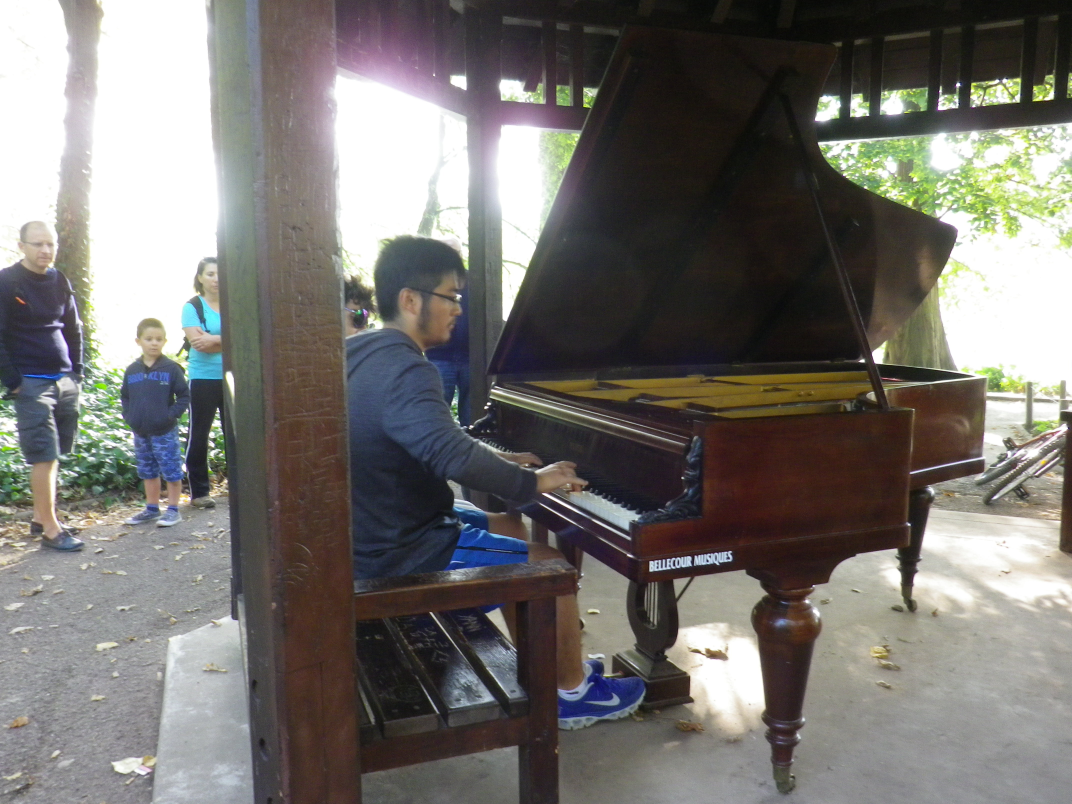
#> input picture catch_detec_images/IMGP0017.JPG, 4288 x 3216 px, found by its file name (shown at 1/4 size)
$ jupyter execute --allow-errors 'Handling images.ipynb'   (shell and % lines are left out)
#> lines starting #> are read from the running program, lines starting #| are printed output that depends on the picture
# How to handle any images and link it with dataset

## Useful for the rescaling part

How to rescale an image (and eventually save the rescaled image)

[cell 1]
from PIL import Image

divfactor = 1.2

# Rescaling a lambda image
im = Image.open("IMGP0017.JPG")
#> im is the input picture: PIL image 4288x3216 RGB; mean R, G, B 117.2, 114.5, 110.9
w, h = im.size
#> w = 4288; h = 3216
#print(type(im))
im = im.resize((int(w/divfactor), int(h/divfactor)))
#> im: PIL image 3573x2680 RGB
im.save("resized" + ".JPG", "JPEG") # just to see the result
#print(type(im))

## Useful for sliding part

Cropping an image:

[cell 2]
im = Image.open("IMGP0017.JPG")
im = im.crop((0,0,1000,800))
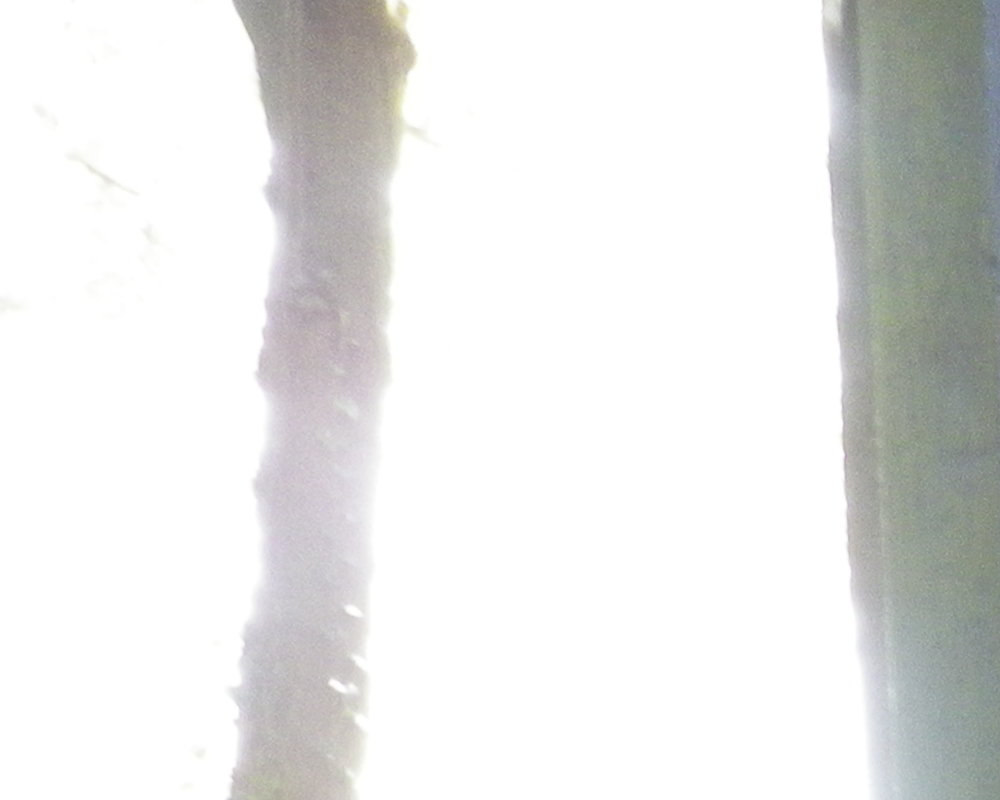
#> im: PIL image 1000x800 RGB; mean R, G, B 231.2, 231.7, 230.7
im.save("cropped" + ".JPG", "JPEG") # just to see the result

## Useful to get a Dataset of Images

[cell 3]
im = Image.open("IMGP0017.JPG")
# We have a list of Images
ims = [im.crop((0,0,1000,800)), im.crop((1000,800,2000,1600)), im.crop((2000,1600,3000,2400))]

# We convert them to tensors

# The project

Getting chunks of the image with a sliding window

[cell 4]
from PIL import Image

windims = (36,36) # dimensions on x and y axes of sliding window. Global variable


# [39 lines left out: function get_imgchunks, not called in this run]

Testing it, just to see the resulting cropped chunks:

#> (a cell that did not finish here is left out)

Getting chunks of the image with a sliding window for different sizes

[cell 6]
# [25 lines left out: function get_imgchunks_atdiffscales, not called in this run]

Testing get_imgchunks_atdiffscales:

#> (a cell that did not finish here is left out)

[cell 8]
tr = [1,2,3,4,5,6]
#> tr = [1, 2, 3, 4, 5, 6]
print(tr[-1])
#| 6
